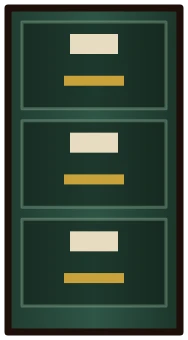
#> input picture game/assets/img/rush/vault/cabinet.webp, 188 x 340 px, given in place of vault-folder-2.png, which was not available
$ python rush_vault_pack.py ../assets/img/rush/vault/cabinet.webp
#> lines starting #> are read from the running program, lines starting #| are printed output that depends on the picture
"""Pack Ladi's Sogni renders of the Records Vault (claim 6) into the game's sizes.

usage: python3 -I tools/rush_vault_pack.py SRC_DIR
SRC_DIR holds the picked takes, named as below. Backdrops are scaled to the layout size; props are cut out of their
flat light-grey background (a flood fill from the edges), trimmed, and scaled to fit the placeholder's box that
tools/rush_vault_art.js drew, so the layouts in js/rush.js stay as they are.
"""
import os, sys
from collections import deque
from PIL import Image, ImageFilter

GAME = os.path.dirname(os.path.dirname(os.path.abspath(__file__)))
OUT = os.path.join(GAME, 'assets/img/rush')
BACK = {}  # the backdrops are now painted with their fixtures (see CREDITS.md), not packed here
PROPS = {  # take: (file, box w, box h)
    'vault-folder-2.png': ('folder', 220, 166), 'vault-folder-done-1.png': ('folder-done', 220, 166),
    'vault-folder-bounced-2.png': ('folder-bounced', 220, 166), 'vault-drawer-2.png': ('drawer', 216, 320),
    'vault-cart-1.png': ('cart', 116, 130),
    'vault-cart-bolted-2.png': ('cart-bolted', 116, 130), 'vault-desk-1.png': ('desk', 302, 300),}


def cutout(im, tol=34):
#> called with tol = 34
    im = im.convert('RGBA'); w, h = im.size; px = im.load()
#> in cutout, im is the input picture: PIL image 188x340 RGBA; mean R, G, B, A 44.7, 61, 47.4, 236.3
#> after `w, h = im.size`: w = 188; h = 340
    bg = [px[x, y][:3] for x, y in ((2, 2), (w - 3, 2), (2, h - 3), (w - 3, h - 3))]
#> bg = [(19, 19, 19), (0, 0, 0), (0, 0, 0), (0, 0, 0)]
    bg = tuple(sum(c[i] for c in bg) // 4 for i in range(3))
#> bg = (4, 4, 4)
    near = lambda p: sum(abs(p[i] - bg[i]) for i in range(3)) < tol
    seen = bytearray(w * h); q = deque()
    for x in range(w): q.extend(((x, 0), (x, h - 1)))
    for y in range(h): q.extend(((0, y), (w - 1, y)))
    mask = Image.new('L', (w, h), 255); m = mask.load()
#> after `mask = Image.new('L', (w, h), 255)`: mask: PIL image 188x340 L; every value is 255
    while q:
        x, y = q.popleft()
        if x < 0 or y < 0 or x >= w or y >= h or seen[y * w + x]: continue
        seen[y * w + x] = 1
        if not near(px[x, y]): continue
        m[x, y] = 0; q.extend(((x + 1, y), (x - 1, y), (x, y + 1), (x, y - 1)))
    mask = mask.filter(ImageFilter.MinFilter(3)).filter(ImageFilter.GaussianBlur(0.8))
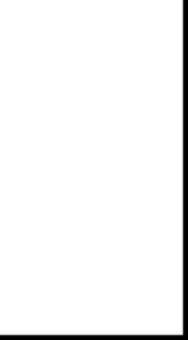
#> mask: PIL image 188x340 L; min 0, max 255, mean 244.6
    im.putalpha(mask)
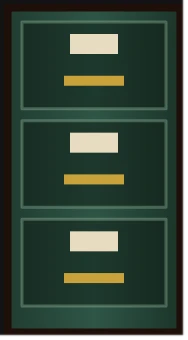
#> im: PIL image 188x340 RGBA; mean R, G, B, A 44.7, 61, 47.4, 244.6; transparent parts drawn white
    return im.crop(mask.point(lambda v: 255 if v > 40 else 0).getbbox())
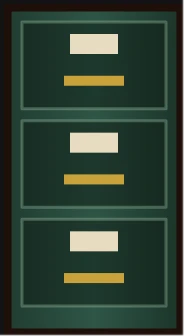
#> returned value: PIL image 184x336 RGBA; mean R, G, B, A 46.2, 63.1, 49.1, 252.8; transparent parts drawn white


def main(src):
    for take, (name, size) in BACK.items():
        Image.open(os.path.join(src, take)).convert('RGB').resize(size, Image.LANCZOS).save(os.path.join(OUT, name), 'WEBP', quality=86)
    for take, (name, bw, bh) in PROPS.items():
        im = cutout(Image.open(os.path.join(src, take)))
        s = min(bw * 2 / im.width, bh * 2 / im.height)  # 2x the box, for sharp scaling on big screens
#> s = 0.988
        im.resize((max(1, round(im.width * s)), max(1, round(im.height * s))), Image.LANCZOS).save(os.path.join(OUT, 'vault', name + '.webp'), 'WEBP', quality=88)
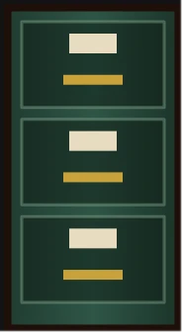
#> saved as folder.webp: PIL image 182x332 RGBA; mean R, G, B, A 46.2, 63.1, 49.1, 252.8; transparent parts drawn white
        print('packed', name)
#> pass 2 of the loop in main, `for take, (name, bw, bh) in PROPS.items():`:
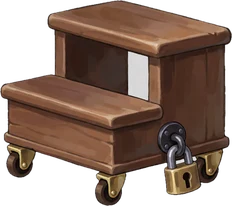
#> input picture game/assets/img/rush/vault/cart-bolted.webp, 232 x 206 px, given in place of vault-folder-done-1.png, which was not available
#> in cutout, im is the input picture: PIL image 232x206 RGBA; mean R, G, B, A 79.3, 57.8, 46.2, 176.6
#> in cutout (call 2), `bg = [px[x, y][:3] for x, y in ((2, 2), (w - 3, 2), (2, h - 3), (w - 3..`: bg = [(0, 0, 0), (0, 0, 0), (0, 0, 0), (0, 0, 0)]
#> in cutout (call 2), `bg = tuple(sum(c[i] for c in bg) // 4 for i in range(3))`: bg = (0, 0, 0)
#> in cutout (call 2), `mask = mask.filter(ImageFilter.MinFilter(3)).filter(ImageFilter.Gaussi..`:
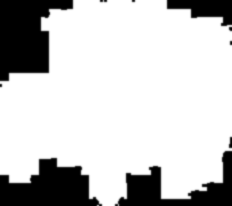
#> mask: PIL image 232x206 L; min 0, max 255, mean 198.6
#> in main, `im.resize((max(1, round(im.width * s)), max(1, round(im.height * s))),..`:
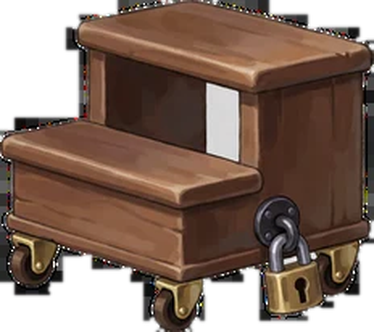
#> saved as folder-done.webp: PIL image 374x332 RGBA; mean R, G, B, A 79.7, 58.2, 46.6, 198.6; transparent parts drawn white
    # The three folders swap in place as a ticket changes state, so they share one canvas, bottom-centred.
    fs = [Image.open(os.path.join(OUT, 'vault', n + '.webp')) for n in ('folder', 'folder-done', 'folder-bounced')]
    W, H = max(f.width for f in fs), max(f.height for f in fs)
    for n, f in zip(('folder', 'folder-done', 'folder-bounced'), fs):
        c = Image.new('RGBA', (W, H), (0, 0, 0, 0)); c.paste(f, ((W - f.width) // 2, H - f.height), f)
        c.save(os.path.join(OUT, 'vault', n + '.webp'), 'WEBP', quality=88)


if __name__ == '__main__':
#> (the run stopped early here; a loop or call above may not have finished)
